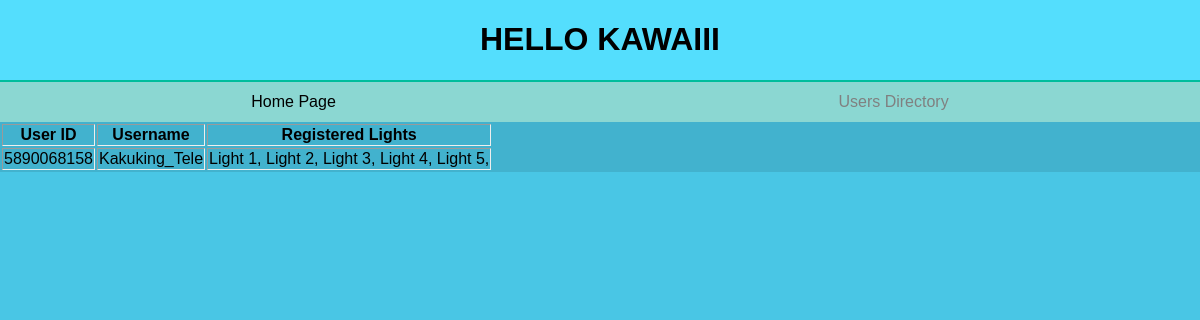
Screenshot of /TelegramUsers/ with the database file from the repository.
### Dashboard/models.py (models this page shows, shortened)
class TelegramUser(models.Model):
    telegramChatID = models.IntegerField()
    telegramUserID = models.IntegerField()
    telegramUsername = models.CharField(max_length=255)
    notificationStartTime = models.TimeField(default=time(0, 0, 0))
    notificationEndTime = models.TimeField(default=time(23,59,59))

class Light(models.Model):
    isOn = models.BooleanField(default=False)
    registeredUsers = models.ManyToManyField(TelegramUser)
    motionDetected = models.BooleanField(default=False)
    luxLevel = models.IntegerField(default=0)
    overrideMotionSensor = models.BooleanField(default=False)
    numberOfOkays = models.IntegerField(default=0)

### Dashboard/views.py (the view)
# urls.py: path('TelegramUsers/', views.usersPage),
def usersPage(request):
    telegramUsers = TelegramUser.objects.all()
    return render(request, 'Dashboard/telegramUsers.html', { 'TelegramUsers': telegramUsers })

### Dashboard/templates/Dashboard/telegramUsers.html (shortened to what this page needs)
<!DOCTYPE html>
<html lang="en">
<head>
</head>
<body>
    <div id="BannerHead">
        <h1>HELLO KAWAIII</h1>
    </div>
    <a class="options" id="option1" href="/">Home Page</a>
    <div class="options" id="option2" href="/TelegramUsers">Users Directory</div>
    <table border="black">
        <tr>
            <th>User ID</th>
            <th>Username</th>
            <th>Registered Lights</th>
        </tr>
        {% for user in TelegramUsers %}
            <tr>
                <td id="{{user.telegramUserID}}_UserID">{{user.telegramUserID}}</td>
                <td id="{{user.telegramUserID}}_Username">{{user.telegramUsername}}</td>
                <td id="{{user.telegramUserID}}_Lights">
                    {% for li in user.light_set.all %}
                     Light {{li.id}},
                    {% endfor %}
                </td>
            </tr>
        {% endfor %}
    </table>
</body>
</html>

### Dashboard/templates/Dashboard/telegramUsers.html (style rules this page uses)
:root { --background: #49C6E5; --middletone: #54DEFD; --lighttone: #FFFBFA; --border: #00BD9D; --accent: #8BD7D2; --tableColor: rgba(0,0,0,0.1); }
body { font-family: sans-serif; display: grid; grid-template-areas: 'header header' 'option1 option2' 'main main'; padding: 0px; margin: 0px; background-color: var(--background); }
#BannerHead { grid-area: header; align-items: center; justify-content: center; text-align: center; margin: 0px; padding: 0px; background-color: var(--middletone); }
#option1 { grid-area: option1; border-right: 2px; }
#option2 { grid-area: option2; color: gray; }
.options { text-decoration: none; color: black; border: var(--border) solid; border-width: 2px 0px 0px 0px; height: 40px; padding: 0px; margin: 0px; background-color: var(--accent); display: flex; justify-content: center; align-items: center; transition: all 0.2s ease; }
table { overflow-y: scroll; display: block; width: 100%; border: none; grid-column: span 2; background-color: var(--tableColor); }
td { width: auto; }

### rows the page displays
TelegramUser: telegramUserID "5890068158", telegramUsername "Kakuking_Tele"
Light: id "1"
Light: id "2"
Light: id "3"
Light: id "4"
Light: id "5"
